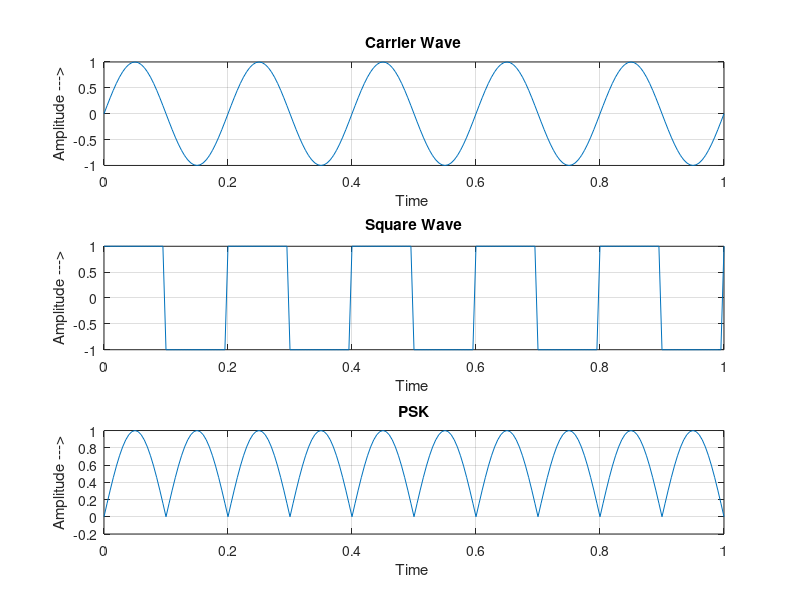

Recreate this plot in MATLAB.
%% clearing
clc;
clear all;
close all;

f1=input('Enter Carrier Frequency :');
f2=input('Enter Pulse frequency :');
a=1;
t=0:0.005:1;
x=a*sin(2*pi*f1*t);
u=square(2*pi*f2*t);
v=(x.*u)/a;
%% plotting
subplot(3,1,1);
plot(t,x);
grid on;
xlabel("Time ");
ylabel("Amplitude --->");
title("Carrier Wave");
subplot(3,1,2);
plot(t,u); 
grid on;
xlabel("Time ");
ylabel("Amplitude --->");
title("Square Wave");
subplot(3,1,3);
plot(t,v);
grid on;
xlabel("Time ");
ylabel("Amplitude --->");
title("PSK");